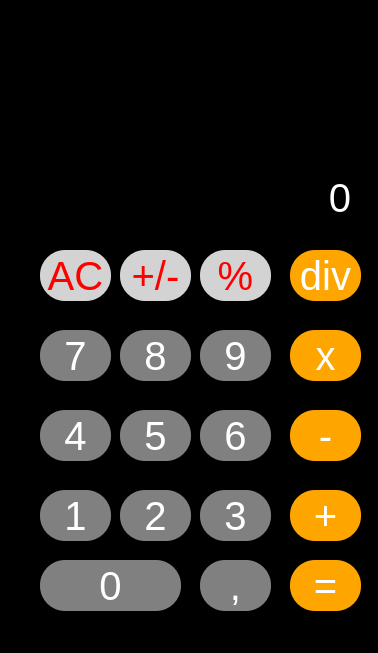
<?xml version="1.0" encoding="UTF-8"?>
<ui version="4.0">
 <class>MainWindow</class>
 <widget class="QMainWindow" name="MainWindow">
  <property name="geometry">
   <rect>
    <x>0</x>
    <y>0</y>
    <width>378</width>
    <height>653</height>
   </rect>
  </property>
  <property name="font">
   <font>
    <pointsize>40</pointsize>
   </font>
  </property>
  <property name="windowTitle">
   <string>MainWindow</string>
  </property>
  <property name="styleSheet">
   <string notr="true">#centralwidget{
	background: black;
}
 
.QLabel{
	color: white;
}
 
.QPushButton{
color:white;	
background-color: gray;
border-radius: 25px
}
 
.QPushButton::hover{
color:black;
	
}
 
#btn_igual, #btn_mais, #btn_menos, #btn_mult, #btn_div{
color: white;	
background-color: orange;
}
 
#btn_limpar, #btn_maismenos, #btn_porcetagem{
color: red;
background-color: lightgray;
}

</string>
  </property>
  <widget class="QWidget" name="centralwidget">
   <widget class="QPushButton" name="btn_8">
    <property name="geometry">
     <rect>
      <x>120</x>
      <y>330</y>
      <width>71</width>
      <height>51</height>
     </rect>
    </property>
    <property name="font">
     <font>
      <pointsize>30</pointsize>
     </font>
    </property>
    <property name="text">
     <string>8</string>
    </property>
    <property name="shortcut">
     <string>8</string>
    </property>
   </widget>
   <widget class="QPushButton" name="btn_5">
    <property name="geometry">
     <rect>
      <x>120</x>
      <y>410</y>
      <width>71</width>
      <height>51</height>
     </rect>
    </property>
    <property name="font">
     <font>
      <pointsize>30</pointsize>
     </font>
    </property>
    <property name="text">
     <string>5</string>
    </property>
    <property name="shortcut">
     <string>5</string>
    </property>
   </widget>
   <widget class="QPushButton" name="btn_igual">
    <property name="geometry">
     <rect>
      <x>290</x>
      <y>560</y>
      <width>71</width>
      <height>51</height>
     </rect>
    </property>
    <property name="font">
     <font>
      <pointsize>30</pointsize>
     </font>
    </property>
    <property name="text">
     <string>=</string>
    </property>
    <property name="shortcut">
     <string>=</string>
    </property>
   </widget>
   <widget class="QPushButton" name="btn_mais">
    <property name="geometry">
     <rect>
      <x>290</x>
      <y>490</y>
      <width>71</width>
      <height>51</height>
     </rect>
    </property>
    <property name="font">
     <font>
      <pointsize>30</pointsize>
     </font>
    </property>
    <property name="text">
     <string>+</string>
    </property>
    <property name="shortcut">
     <string>+</string>
    </property>
   </widget>
   <widget class="QPushButton" name="btn_3">
    <property name="geometry">
     <rect>
      <x>200</x>
      <y>490</y>
      <width>71</width>
      <height>51</height>
     </rect>
    </property>
    <property name="font">
     <font>
      <pointsize>30</pointsize>
     </font>
    </property>
    <property name="text">
     <string>3</string>
    </property>
    <property name="shortcut">
     <string>3</string>
    </property>
   </widget>
   <widget class="QPushButton" name="btn_2">
    <property name="geometry">
     <rect>
      <x>120</x>
      <y>490</y>
      <width>71</width>
      <height>51</height>
     </rect>
    </property>
    <property name="font">
     <font>
      <pointsize>30</pointsize>
     </font>
    </property>
    <property name="text">
     <string>2</string>
    </property>
    <property name="shortcut">
     <string>2</string>
    </property>
   </widget>
   <widget class="QPushButton" name="btn_menos">
    <property name="geometry">
     <rect>
      <x>290</x>
      <y>410</y>
      <width>71</width>
      <height>51</height>
     </rect>
    </property>
    <property name="font">
     <font>
      <pointsize>30</pointsize>
     </font>
    </property>
    <property name="text">
     <string>-</string>
    </property>
    <property name="shortcut">
     <string>-</string>
    </property>
   </widget>
   <widget class="QPushButton" name="btn_mult">
    <property name="geometry">
     <rect>
      <x>290</x>
      <y>330</y>
      <width>71</width>
      <height>51</height>
     </rect>
    </property>
    <property name="font">
     <font>
      <pointsize>30</pointsize>
     </font>
    </property>
    <property name="text">
     <string>x</string>
    </property>
    <property name="shortcut">
     <string>*</string>
    </property>
   </widget>
   <widget class="QPushButton" name="btn_6">
    <property name="geometry">
     <rect>
      <x>200</x>
      <y>410</y>
      <width>71</width>
      <height>51</height>
     </rect>
    </property>
    <property name="font">
     <font>
      <pointsize>30</pointsize>
     </font>
    </property>
    <property name="text">
     <string>6</string>
    </property>
    <property name="shortcut">
     <string>6</string>
    </property>
   </widget>
   <widget class="QPushButton" name="btn_9">
    <property name="geometry">
     <rect>
      <x>200</x>
      <y>330</y>
      <width>71</width>
      <height>51</height>
     </rect>
    </property>
    <property name="font">
     <font>
      <pointsize>30</pointsize>
     </font>
    </property>
    <property name="text">
     <string>9</string>
    </property>
    <property name="shortcut">
     <string>9</string>
    </property>
   </widget>
   <widget class="QPushButton" name="btn_virgula">
    <property name="geometry">
     <rect>
      <x>200</x>
      <y>560</y>
      <width>71</width>
      <height>51</height>
     </rect>
    </property>
    <property name="font">
     <font>
      <pointsize>30</pointsize>
     </font>
    </property>
    <property name="text">
     <string>,</string>
    </property>
   </widget>
   <widget class="QPushButton" name="btn_div">
    <property name="geometry">
     <rect>
      <x>290</x>
      <y>250</y>
      <width>71</width>
      <height>51</height>
     </rect>
    </property>
    <property name="font">
     <font>
      <pointsize>30</pointsize>
     </font>
    </property>
    <property name="text">
     <string>div</string>
    </property>
    <property name="shortcut">
     <string>/</string>
    </property>
   </widget>
   <widget class="QPushButton" name="btn_maismenos">
    <property name="geometry">
     <rect>
      <x>120</x>
      <y>250</y>
      <width>71</width>
      <height>51</height>
     </rect>
    </property>
    <property name="font">
     <font>
      <pointsize>30</pointsize>
     </font>
    </property>
    <property name="text">
     <string>+/-</string>
    </property>
   </widget>
   <widget class="QPushButton" name="btn_porcetagem">
    <property name="geometry">
     <rect>
      <x>200</x>
      <y>250</y>
      <width>71</width>
      <height>51</height>
     </rect>
    </property>
    <property name="font">
     <font>
      <pointsize>30</pointsize>
     </font>
    </property>
    <property name="text">
     <string>%</string>
    </property>
    <property name="shortcut">
     <string>%</string>
    </property>
   </widget>
   <widget class="QLabel" name="display">
    <property name="geometry">
     <rect>
      <x>50</x>
      <y>60</y>
      <width>301</width>
      <height>161</height>
     </rect>
    </property>
    <property name="font">
     <font>
      <pointsize>30</pointsize>
     </font>
    </property>
    <property name="text">
     <string>0</string>
    </property>
    <property name="alignment">
     <set>Qt::AlignBottom|Qt::AlignRight|Qt::AlignTrailing</set>
    </property>
   </widget>
   <widget class="QPushButton" name="btn_0">
    <property name="geometry">
     <rect>
      <x>40</x>
      <y>560</y>
      <width>141</width>
      <height>51</height>
     </rect>
    </property>
    <property name="font">
     <font>
      <pointsize>30</pointsize>
     </font>
    </property>
    <property name="text">
     <string>0</string>
    </property>
    <property name="shortcut">
     <string>0</string>
    </property>
   </widget>
   <widget class="QPushButton" name="btn_1">
    <property name="geometry">
     <rect>
      <x>40</x>
      <y>490</y>
      <width>71</width>
      <height>51</height>
     </rect>
    </property>
    <property name="font">
     <font>
      <pointsize>30</pointsize>
     </font>
    </property>
    <property name="text">
     <string>1</string>
    </property>
    <property name="shortcut">
     <string>1</string>
    </property>
   </widget>
   <widget class="QPushButton" name="btn_4">
    <property name="geometry">
     <rect>
      <x>40</x>
      <y>410</y>
      <width>71</width>
      <height>51</height>
     </rect>
    </property>
    <property name="font">
     <font>
      <pointsize>30</pointsize>
     </font>
    </property>
    <property name="text">
     <string>4</string>
    </property>
    <property name="shortcut">
     <string>4</string>
    </property>
   </widget>
   <widget class="QPushButton" name="btn_7">
    <property name="geometry">
     <rect>
      <x>40</x>
      <y>330</y>
      <width>71</width>
      <height>51</height>
     </rect>
    </property>
    <property name="font">
     <font>
      <pointsize>30</pointsize>
     </font>
    </property>
    <property name="text">
     <string>7</string>
    </property>
    <property name="shortcut">
     <string>7</string>
    </property>
   </widget>
   <widget class="QPushButton" name="btn_limpar">
    <property name="geometry">
     <rect>
      <x>40</x>
      <y>250</y>
      <width>71</width>
      <height>51</height>
     </rect>
    </property>
    <property name="font">
     <font>
      <pointsize>30</pointsize>
     </font>
    </property>
    <property name="text">
     <string>AC</string>
    </property>
    <property name="shortcut">
     <string>Ctrl+S, Ctrl+S, Ctrl+S, Ctrl+S</string>
    </property>
   </widget>
  </widget>
 </widget>
 <resources/>
 <connections/>
</ui>
